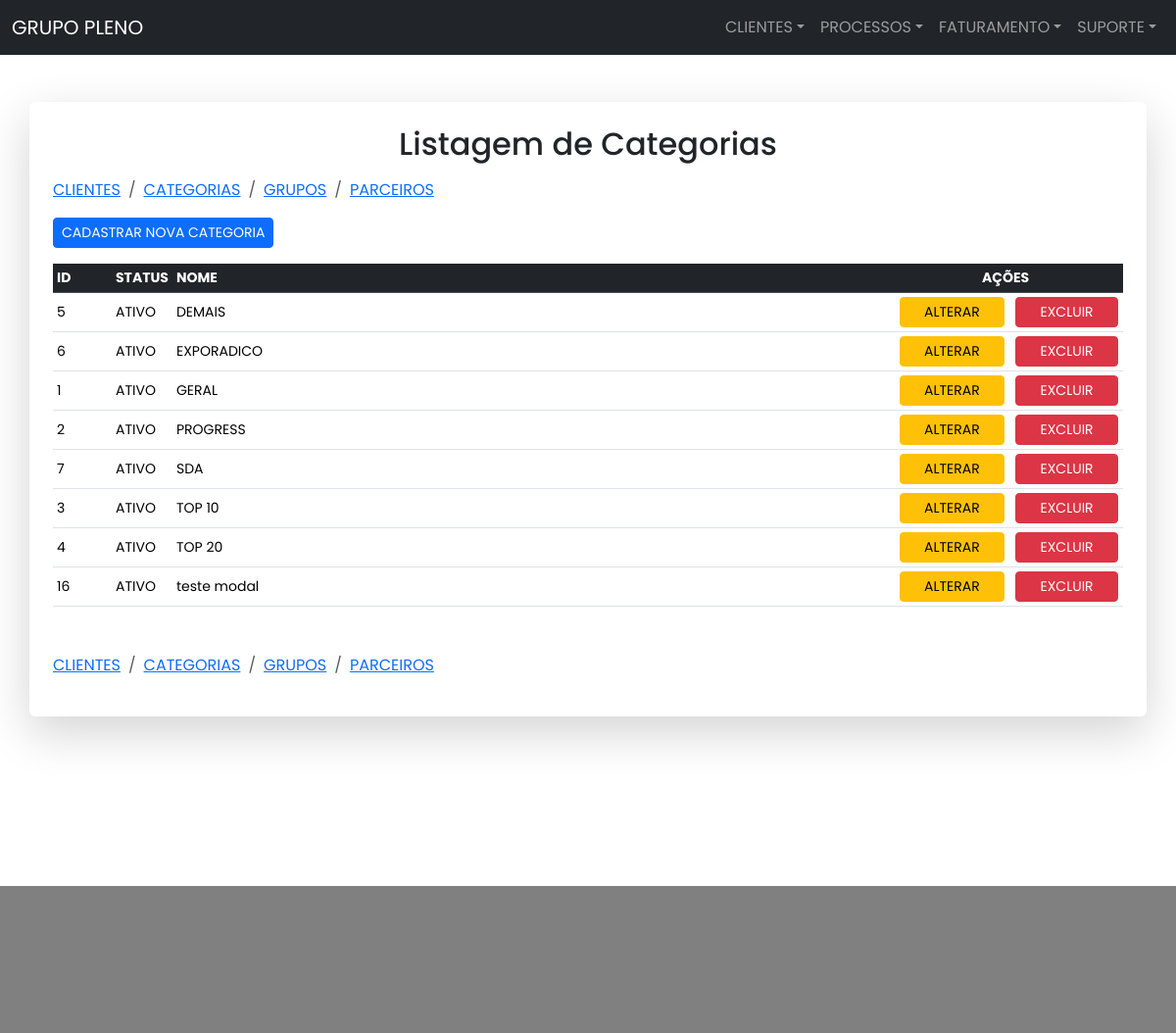
Page /categorias/ on the committed database.
### parceiros/models.py (models this page shows, shortened)
class Teste1Categoria(models.Model):
    STATUS_CHOICES = [
        ('A', 'ATIVO'),
        ('I', 'INATIVO'),
    ]
    nome = models.CharField(max_length=100)
    status = models.CharField(
        max_length=2, choices=STATUS_CHOICES)

### parceiros/views.py (the view, shortened to what this page needs)
# urls.py: path('categorias/', CategoriaView.as_view(), name='categorias'),
class CategoriaView(View):
    template_name = 'clientes/categorias_list.html'
    def get(self, request):
        title = 'CATEGORIAS'
        categorias = Teste1Categoria.objects.all().order_by('nome')
        form = CategoriaForm()
        return render(request, CategoriaView.template_name, {
            'title': title,
            'categorias': categorias,
            'form': form
        })

### parceiros/templates/clientes/categorias_list.html (shortened to what this page needs)
{% extends 'base.html' %}
{% load static %}
{% block body %}
<main class="container p-4 shadow-lg p-3 mb-5 bg-white rounded my-5">
    <h2 class="text-center mb-3">Listagem de Categorias</h2>
    {% include 'clientes/_breadcrumb_clientes.html' %}
    <button data-bs-toggle="modal" data-bs-target="#createModal" class="btn btn-sm btn-primary btn-sm mb-3">CADASTRAR NOVA CATEGORIA</button>
    <table class="table table-responsive table-hover table-sm">
        <thead class="table-dark">
            <tr class="small text-uppercase">
                <th>ID</th>
                <th>Status</th>
                <th>Nome</th>
                <th class="text-center">Ações</th>
            </tr>
        </thead>
        <tbody class="table-sm">
            {% for categoria in categorias %}
            <tr class="small">
                <td class="align-middle" style="width:60px">{{ categoria.id }}</td>
                <td class="align-middle" style="width:60px">{{ categoria.get_status_display }}</td>
                <td class="align-middle">{{ categoria.nome }}</td>
                <td class="align-middle" style="width:240px" class="text-center">
                    <a href="" data-bs-toggle="modal" data-bs-target="#updateModal_{{ categoria.id }}" class="btn btn-sm btn-warning px-4 mx-2">ALTERAR</a>
                    <a href="" data-bs-toggle="modal" data-bs-target="#deletModal_{{ categoria.id }}" class="btn btn-sm btn-danger px-4">EXCLUIR</a>
                </td>
            </tr>
            {% endfor %}
        </tbody>
    </table>
    {% include 'clientes/_breadcrumb_clientes.html' %}
</main>
{% endblock %}

### operacional/templates/base.html (style rules this page uses)
* { font-family: 'Poppins', sans-serif; }

### rows in the picture
Teste1Categoria: id "5", status "ATIVO", nome "DEMAIS"
Teste1Categoria: id "6", status "ATIVO", nome "EXPORADICO"
Teste1Categoria: id "1", status "ATIVO", nome "GERAL"
Teste1Categoria: id "2", status "ATIVO", nome "PROGRESS"
Teste1Categoria: id "7", status "ATIVO", nome "SDA"
Teste1Categoria: id "3", status "ATIVO", nome "TOP 10"
Teste1Categoria: id "4", status "ATIVO", nome "TOP 20"
Teste1Categoria: id "16", status "ATIVO", nome "teste modal"
